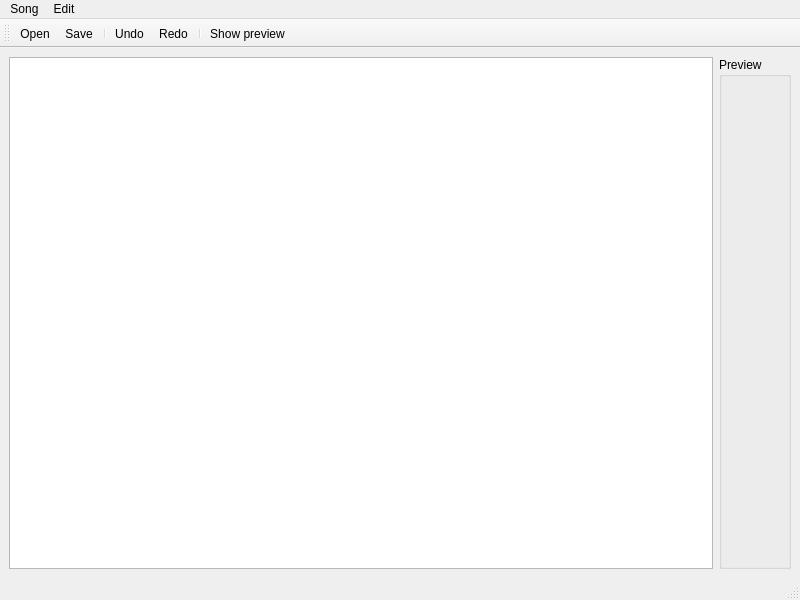
<?xml version="1.0" encoding="UTF-8"?>
<ui version="4.0">
 <class>SongEditor</class>
 <widget class="QMainWindow" name="SongEditor">
  <property name="geometry">
   <rect>
    <x>0</x>
    <y>0</y>
    <width>800</width>
    <height>600</height>
   </rect>
  </property>
  <property name="windowTitle">
   <string>MainWindow</string>
  </property>
  <widget class="QWidget" name="centralwidget">
   <layout class="QHBoxLayout" name="horizontalLayout">
    <item>
     <widget class="QTextEdit" name="textEdit">
      <property name="font">
       <font>
        <family>Monospace</family>
       </font>
      </property>
      <property name="html">
       <string>&lt;!DOCTYPE HTML PUBLIC &quot;-//W3C//DTD HTML 4.0//EN&quot; &quot;http://www.w3.org/TR/REC-html40/strict.dtd&quot;&gt;
&lt;html&gt;&lt;head&gt;&lt;meta name=&quot;qrichtext&quot; content=&quot;1&quot; /&gt;&lt;style type=&quot;text/css&quot;&gt;
p, li { white-space: pre-wrap; }
&lt;/style&gt;&lt;/head&gt;&lt;body style=&quot; font-family:'Monospace'; font-size:8pt; font-weight:400; font-style:normal;&quot;&gt;
&lt;p style=&quot;-qt-paragraph-type:empty; margin-top:0px; margin-bottom:0px; margin-left:0px; margin-right:0px; -qt-block-indent:0; text-indent:0px;&quot;&gt;&lt;/p&gt;&lt;/body&gt;&lt;/html&gt;</string>
      </property>
     </widget>
    </item>
    <item>
     <widget class="QGroupBox" name="groupBox">
      <property name="title">
       <string>Preview</string>
      </property>
     </widget>
    </item>
   </layout>
  </widget>
  <widget class="QMenuBar" name="menubar">
   <property name="geometry">
    <rect>
     <x>0</x>
     <y>0</y>
     <width>800</width>
     <height>19</height>
    </rect>
   </property>
   <widget class="QMenu" name="menuSong">
    <property name="title">
     <string>Song</string>
    </property>
    <addaction name="actionOpen"/>
    <addaction name="separator"/>
    <addaction name="actionSave"/>
    <addaction name="actionSaveAs"/>
    <addaction name="separator"/>
    <addaction name="actionExit"/>
   </widget>
   <widget class="QMenu" name="menuEdit">
    <property name="title">
     <string>Edit</string>
    </property>
    <addaction name="actionUndo"/>
    <addaction name="actionRedo"/>
   </widget>
   <addaction name="menuSong"/>
   <addaction name="menuEdit"/>
  </widget>
  <widget class="QStatusBar" name="statusbar"/>
  <widget class="QToolBar" name="toolBar">
   <property name="windowTitle">
    <string>toolBar</string>
   </property>
   <attribute name="toolBarArea">
    <enum>TopToolBarArea</enum>
   </attribute>
   <attribute name="toolBarBreak">
    <bool>true</bool>
   </attribute>
   <addaction name="actionOpen"/>
   <addaction name="actionSave"/>
   <addaction name="separator"/>
   <addaction name="actionUndo"/>
   <addaction name="actionRedo"/>
   <addaction name="separator"/>
   <addaction name="actionShow_preview"/>
  </widget>
  <action name="actionSaveAs">
   <property name="text">
    <string>Save as ...</string>
   </property>
   <property name="iconText">
    <string>Save to a file ...</string>
   </property>
   <property name="toolTip">
    <string>Save as another file</string>
   </property>
   <property name="visible">
    <bool>true</bool>
   </property>
   <property name="iconVisibleInMenu">
    <bool>true</bool>
   </property>
  </action>
  <action name="actionUndo">
   <property name="text">
    <string>Undo</string>
   </property>
   <property name="toolTip">
    <string>Undo last action</string>
   </property>
   <property name="shortcut">
    <string>Ctrl+Z</string>
   </property>
  </action>
  <action name="actionRedo">
   <property name="text">
    <string>Redo</string>
   </property>
   <property name="toolTip">
    <string>Redo last action</string>
   </property>
   <property name="shortcut">
    <string>Ctrl+Y</string>
   </property>
  </action>
  <action name="actionShow_preview">
   <property name="checkable">
    <bool>true</bool>
   </property>
   <property name="text">
    <string>Show preview</string>
   </property>
   <property name="toolTip">
    <string>Show preview of generated output</string>
   </property>
  </action>
  <action name="actionSave">
   <property name="text">
    <string>Save</string>
   </property>
   <property name="toolTip">
    <string>Save song's changes</string>
   </property>
   <property name="shortcut">
    <string>Ctrl+S</string>
   </property>
  </action>
  <action name="actionExit">
   <property name="text">
    <string>Exit</string>
   </property>
   <property name="toolTip">
    <string>Quit editing</string>
   </property>
   <property name="shortcut">
    <string>Ctrl+Q</string>
   </property>
  </action>
  <action name="actionOpen">
   <property name="text">
    <string>Open ...</string>
   </property>
   <property name="iconText">
    <string>Open</string>
   </property>
   <property name="toolTip">
    <string>Open song</string>
   </property>
   <property name="shortcut">
    <string>Ctrl+O</string>
   </property>
  </action>
 </widget>
 <resources/>
 <connections/>
</ui>
